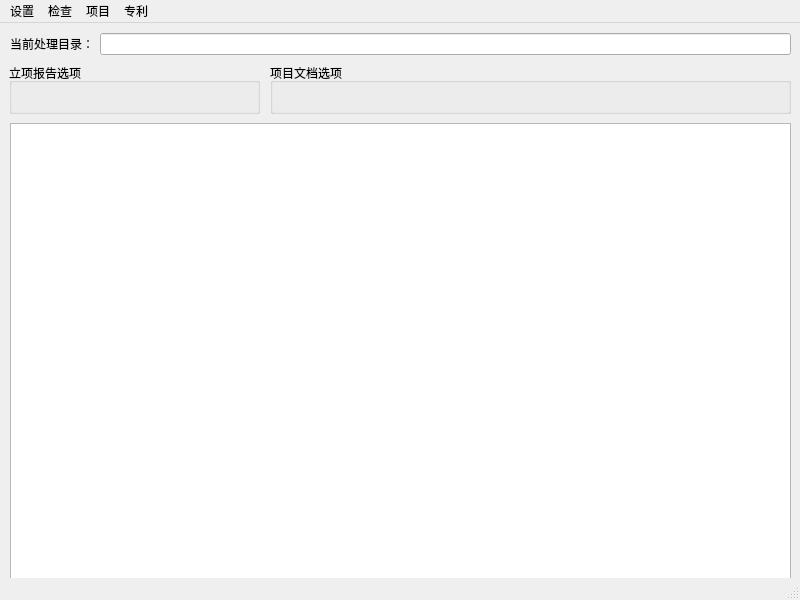
<?xml version="1.0" encoding="UTF-8"?>
<ui version="4.0">
 <class>MainWindow</class>
 <widget class="QMainWindow" name="MainWindow">
  <property name="geometry">
   <rect>
    <x>0</x>
    <y>0</y>
    <width>800</width>
    <height>600</height>
   </rect>
  </property>
  <property name="windowTitle">
   <string>MainWindow</string>
  </property>
  <widget class="QWidget" name="centralwidget">
   <widget class="QTextEdit" name="textEdit">
    <property name="geometry">
     <rect>
      <x>10</x>
      <y>100</y>
      <width>781</width>
      <height>461</height>
     </rect>
    </property>
   </widget>
   <widget class="QGroupBox" name="groupBoxPrj">
    <property name="geometry">
     <rect>
      <x>9</x>
      <y>40</y>
      <width>251</width>
      <height>51</height>
     </rect>
    </property>
    <property name="title">
     <string>立项报告选项</string>
    </property>
   </widget>
   <widget class="QGroupBox" name="groupBoxPat">
    <property name="geometry">
     <rect>
      <x>270</x>
      <y>40</y>
      <width>521</width>
      <height>51</height>
     </rect>
    </property>
    <property name="title">
     <string>项目文档选项</string>
    </property>
   </widget>
   <widget class="QWidget" name="layoutWidget">
    <property name="geometry">
     <rect>
      <x>10</x>
      <y>10</y>
      <width>781</width>
      <height>22</height>
     </rect>
    </property>
    <layout class="QHBoxLayout" name="horizontalLayout">
     <item>
      <widget class="QLabel" name="label">
       <property name="text">
        <string>当前处理目录：</string>
       </property>
      </widget>
     </item>
     <item>
      <widget class="QLineEdit" name="lineEdit"/>
     </item>
    </layout>
   </widget>
  </widget>
  <widget class="QMenuBar" name="menubar">
   <property name="geometry">
    <rect>
     <x>0</x>
     <y>0</y>
     <width>797</width>
     <height>22</height>
    </rect>
   </property>
   <widget class="QMenu" name="menu">
    <property name="title">
     <string>设置</string>
    </property>
    <addaction name="actionSelect_Dir"/>
   </widget>
   <widget class="QMenu" name="menu_2">
    <property name="title">
     <string>项目</string>
    </property>
    <addaction name="actionreplace"/>
   </widget>
   <widget class="QMenu" name="menu_3">
    <property name="title">
     <string>专利</string>
    </property>
    <addaction name="actioncheck"/>
   </widget>
   <widget class="QMenu" name="menu_4">
    <property name="title">
     <string>检查</string>
    </property>
    <addaction name="separator"/>
    <addaction name="actioncheckall"/>
    <addaction name="actionsearchall"/>
   </widget>
   <addaction name="menu"/>
   <addaction name="menu_4"/>
   <addaction name="menu_2"/>
   <addaction name="menu_3"/>
  </widget>
  <widget class="QStatusBar" name="statusbar"/>
  <action name="actionSelect_Dir">
   <property name="text">
    <string>Select Dir</string>
   </property>
  </action>
  <action name="actioncheck">
   <property name="text">
    <string>检查</string>
   </property>
  </action>
  <action name="actionreplace">
   <property name="text">
    <string>批量替换</string>
   </property>
  </action>
  <action name="actioncheckall">
   <property name="text">
    <string>检查所有项</string>
   </property>
  </action>
  <action name="actionsearchall">
   <property name="text">
    <string>全文搜索</string>
   </property>
  </action>
 </widget>
 <resources/>
 <connections/>
</ui>
